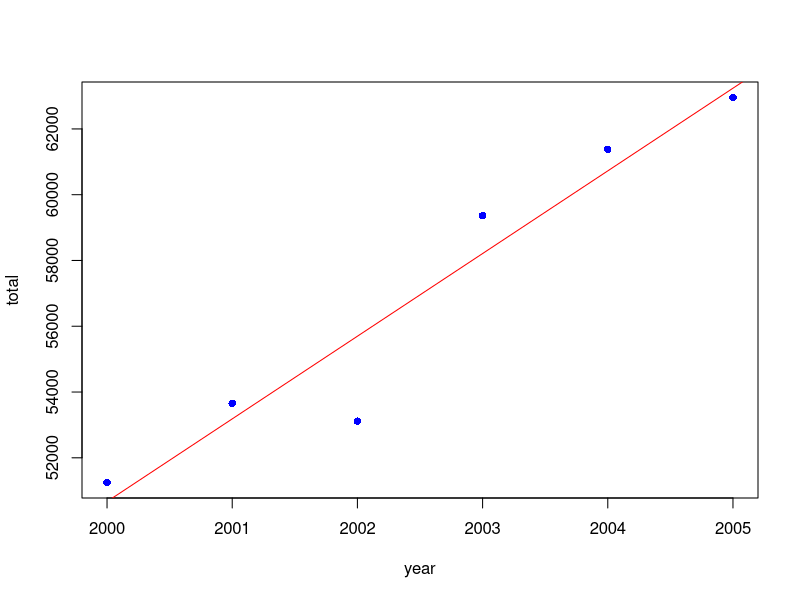

The R source for this figure: (Note: this script raises an error after producing the figure.)
data<-data.frame(
  year<-c(2000,2001,2002,2003,2004,2005),
  total<-c(51246,53659,53115,59364,61383,62958)
)
attach(data)
plot(year,total,
     type = "p",
     pch=16,
     col="blue"
)
reg_model<-lm(total~year,data = data)
reg_model
abline(reg_model,col="red")
print("estimate the value of total agricultural export in the year 2006")
newdata<-data.frame(
  year=c(2006)
)
predict(reg_model,my_data)